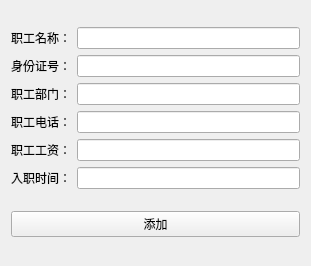
<?xml version="1.0" encoding="UTF-8"?>
<ui version="4.0">
 <class>Form</class>
 <widget class="QWidget" name="Form">
  <property name="geometry">
   <rect>
    <x>0</x>
    <y>0</y>
    <width>311</width>
    <height>266</height>
   </rect>
  </property>
  <property name="windowTitle">
   <string>Form</string>
  </property>
  <layout class="QGridLayout" name="gridLayout">
   <item row="0" column="0">
    <layout class="QVBoxLayout" name="verticalLayout">
     <item>
      <layout class="QHBoxLayout" name="horizontalLayout_3">
       <item>
        <widget class="QLabel" name="label_2">
         <property name="text">
          <string>职工名称：</string>
         </property>
        </widget>
       </item>
       <item>
        <widget class="QLineEdit" name="lineEdit_2"/>
       </item>
      </layout>
     </item>
     <item>
      <layout class="QHBoxLayout" name="horizontalLayout_2">
       <item>
        <widget class="QLabel" name="label_3">
         <property name="text">
          <string>身份证号：</string>
         </property>
        </widget>
       </item>
       <item>
        <widget class="QLineEdit" name="lineEdit_3"/>
       </item>
      </layout>
     </item>
     <item>
      <layout class="QHBoxLayout" name="horizontalLayout">
       <item>
        <widget class="QLabel" name="label_4">
         <property name="text">
          <string>职工部门：</string>
         </property>
        </widget>
       </item>
       <item>
        <widget class="QLineEdit" name="lineEdit_4">
         <property name="text">
          <string/>
         </property>
        </widget>
       </item>
      </layout>
     </item>
     <item>
      <layout class="QHBoxLayout" name="horizontalLayout_4">
       <item>
        <widget class="QLabel" name="label_5">
         <property name="text">
          <string>职工电话：</string>
         </property>
        </widget>
       </item>
       <item>
        <widget class="QLineEdit" name="lineEdit_5">
         <property name="text">
          <string/>
         </property>
        </widget>
       </item>
      </layout>
     </item>
     <item>
      <layout class="QHBoxLayout" name="horizontalLayout_5">
       <item>
        <widget class="QLabel" name="label_6">
         <property name="text">
          <string>职工工资：</string>
         </property>
        </widget>
       </item>
       <item>
        <widget class="QLineEdit" name="lineEdit_6">
         <property name="text">
          <string/>
         </property>
        </widget>
       </item>
      </layout>
     </item>
     <item>
      <layout class="QHBoxLayout" name="horizontalLayout_6">
       <item>
        <widget class="QLabel" name="label_7">
         <property name="text">
          <string>入职时间：</string>
         </property>
        </widget>
       </item>
       <item>
        <widget class="QLineEdit" name="lineEdit_7">
         <property name="text">
          <string/>
         </property>
        </widget>
       </item>
      </layout>
     </item>
    </layout>
   </item>
   <item row="1" column="0">
    <widget class="QPushButton" name="pushButton">
     <property name="text">
      <string>添加</string>
     </property>
    </widget>
   </item>
  </layout>
 </widget>
 <resources/>
 <connections/>
</ui>
